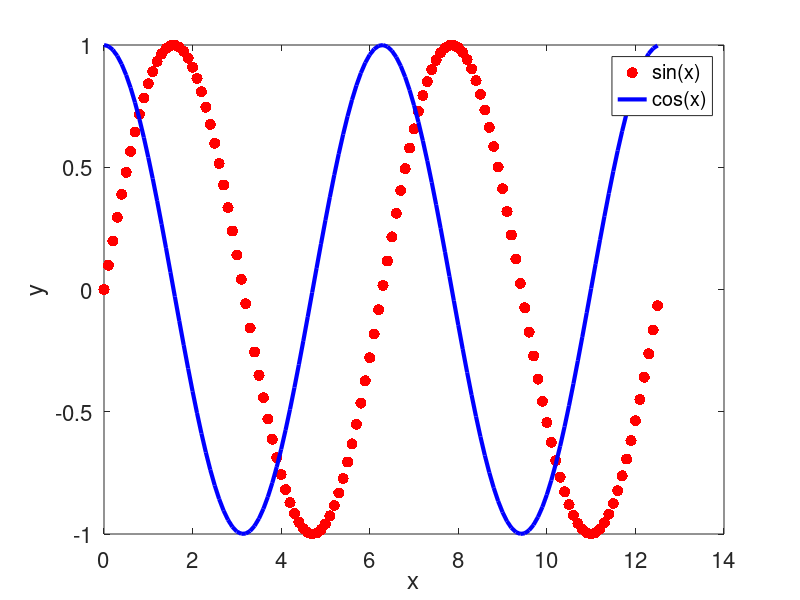
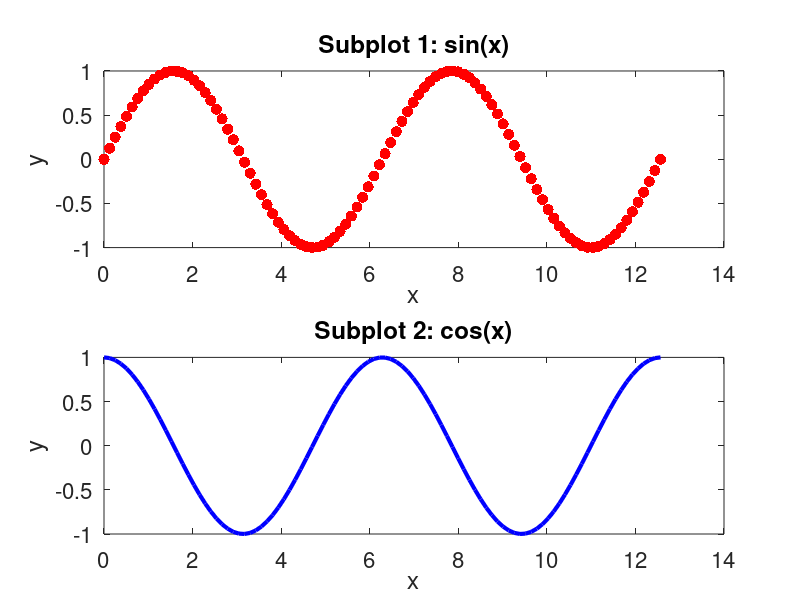
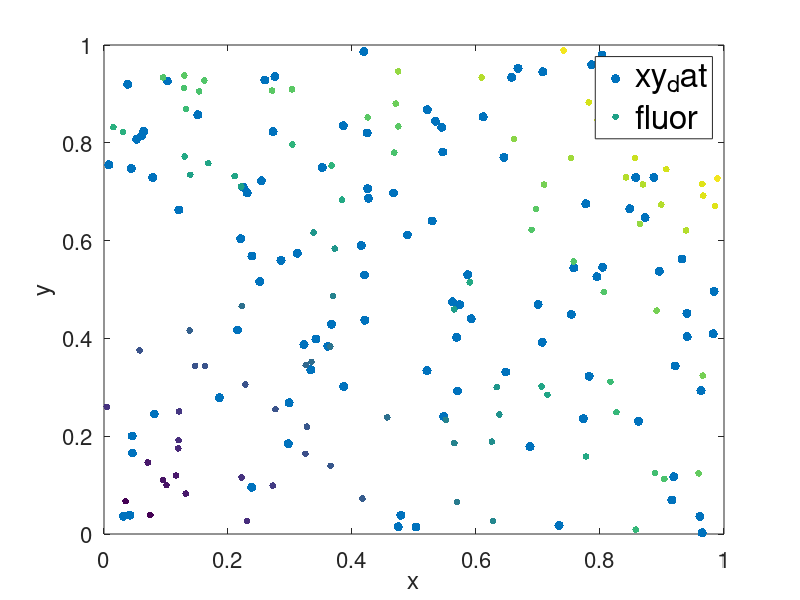

The MATLAB source for these figures, in order:
%% Inclass assignment 2

% 1. a. fill in this loop with a conditional statement so that it displays
% only the odd numbers

for ii = 1:20
    if mod(ii,2) == 1
        disp(num2str(ii))
    end
end

% b. Write a new loop to display the same odd numbers which doesn't use a conditional statement 

x = 0;
while x < 10
    disp(num2str(2*x+1));
    x = x + 1;
end
% c. display the same odd numbers without a loop or conditional (hint use
%  num2str)
a = 0:9;
disp(num2str(2*a+1))

%% 2. Vectorize the following code (that is produce the same result in z
%without using a loop). 


%a. 

for ii = 1:100
    z(ii) = ii*ii;
end

ii = 1:100;
z = ii.^2

%b. 
z = 0;
for ii = 1:100
    z = z + ii;
end

ii = 1:100;
z = sum(ii)

%c.
xx = rand(50,2);

for ii = 1:50
    z(ii) = sqrt(xx(ii,1)^2+xx(ii,2)^2);
end

z = sqrt(sum(xx.*xx,2));


% d. what is the formula in c computing?
% The distance of each point in matrix xx from the origin. Points in matrix
% xx are random points 
%% plotting

%a. make a plot of sin(x) and cos(x) vs x from x = 0 to 4*pi on the same axis where the graph
%of sin(x) vs x is a red-dashed line and the graph of cos(x) vs x is a
%blue solid line.
x = 0:0.1:4*pi
s = sin(x)

figure;
plot(x, sin(x), 'r.', 'MarkerSize', 24);
hold on;
plot(x, cos(x), 'b-', 'Linewidth', 3);
xlabel('x', 'FontSize', 24);
ylabel('y', 'FontSize', 24);
legend({'sin(x)', 'cos(x)'}, 'FontSize', 24);
set(gca, 'FontSize', 16);

%b. repeat the above but where each graph is in a different subplot in the
% same figure. 

x = 0:0.1:4*pi
s = sin(x)

figure;
subplot(2,1,1);
x = linspace(0, 4*pi, 100);
y1 = sin(x);
plot(x, y1, 'r.', 'MarkerSize', 24);
xlabel('x', 'FontSize', 24);
ylabel('y', 'FontSize', 24);
title('Subplot 1: sin(x)');
set(gca, 'FontSize', 16);
subplot(2,1,2);
y2 = cos(x);
plot(x, y2, 'b-', 'Linewidth', 3);
xlabel('x', 'FontSize', 24);
ylabel('y', 'FontSize', 24);
title('Subplot 2: cos(x)');
set(gca, 'FontSize', 16);


%c. here is some data, imagine they are x and y coordinates for cells. 
xy_dat = rand(100,2);
%plot the data in the xy plane.
figure;
plot(xy_dat(:,1), xy_dat(:,2), '.', 'MarkerSize', 20);
xlabel('x', 'FontSize', 24);
ylabel('y', 'FontSize', 24);
set(gca, 'FontSize', 16);

%now imagine there is some fluorescence data corresponding to the same
%cells
fluor = rand(100,2);

% plot the data in the xy plane but color code the data by the fluorescnece
% values. Hint: see the scatter command
hold on;
dist = sqrt(sum(fluor.*fluor,2));
scatter(fluor(:,1), fluor(:,2), 24, dist, 'filled')
legend({'xy_dat', 'fluor'}, 'FontSize', 24)